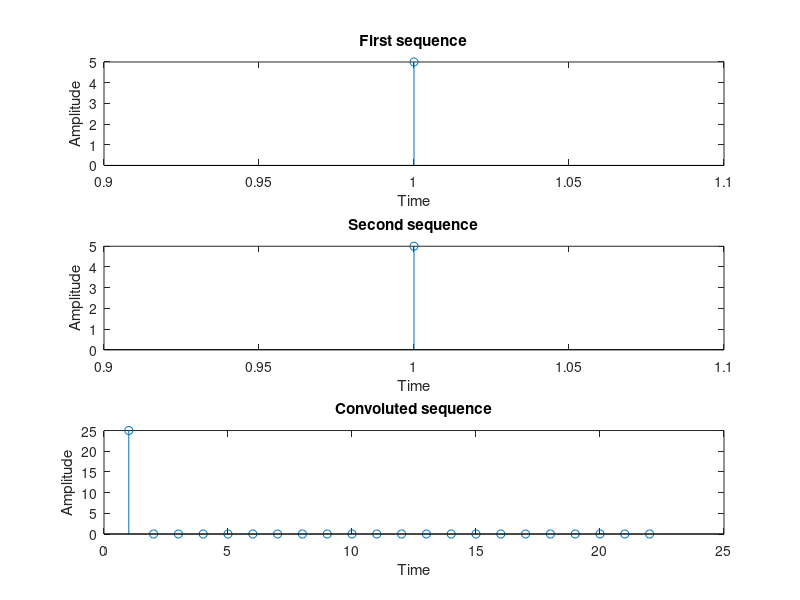

This chart was generated by the following MATLAB code:
clc;

clear all;

close all;

%Program to perform Linear Convolution using Circular Convolution

x1=input("Enter the first sequence to be convoluted:");

subplot(3,1,1);
l1 =length(x1);

stem(x1);

xlabel("Time");

ylabel('Amplitude');

title('First sequence');

x2=input('Enter the second sequence to be convoluted:');

subplot(3,1,2);
l2 = length(x2);

stem(x2);

xlabel('Time');

ylabel('Amplitude');

title('Second sequence');

if 11>12

l3-11-12;

x2=[x2,zeros(1,l3)];

elseif 12>11

13-12-11;

x1=[x1,zeros(1,13)];

end

n=11+12-1;



f=cconv(x1,x2,n);

disp("The convoluted sequence is");

disp(f);

subplot(3,1,3);

stem(f); xlabel('Time');

ylabel('Amplitude');

title('Convoluted sequence');